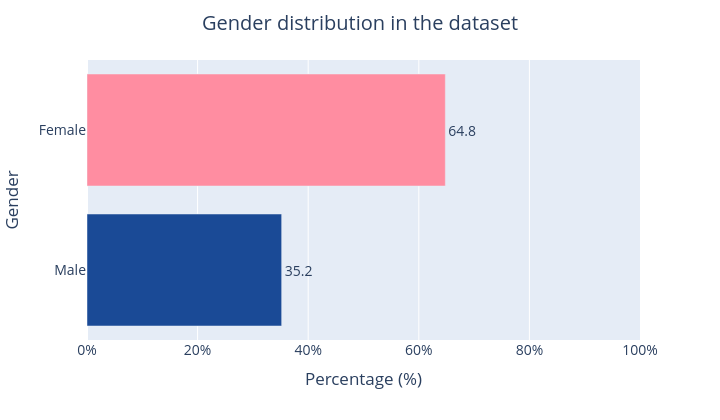

Notebook code for this chart:
### Code cell
percent_count = (data_viz_pd['Gender'].value_counts(normalize=True) * 100).round(1)

df_plot = percent_count.reset_index()
df_plot.columns = ['Gender', 'Percentage (%)']

fig = px.bar(
    df_plot,
    x='Percentage (%)',
    y='Gender',
    orientation='h',
    text='Percentage (%)',
    color='Gender',
    color_discrete_map={
        'Male': '#1A4A96',    # blue
        'Female': '#FF8DA1'  # pink
    }
)

fig.update_traces(
    textposition='outside'
)

fig.update_layout(
    title={
        'text': 'Gender distribution in the dataset',
        'x': 0.5
    },
    xaxis=dict(
        title='Percentage (%)',
        range=[0, 100],
        ticksuffix='%'
    ),
    yaxis_title='Gender',
    height=420,
    width=720,
    showlegend=False,
    font=dict(size=14)
)

save_fig(fig, '08_gender_distribution')
print(data_viz_pd['Gender'].value_counts().to_string())

### Figure 1 — Plotly figure (JSON) as saved in the notebook; plotly's stock layout.template omitted (floating-point values rounded to 4 significant figures)
{"data": [{"hovertemplate": "Gender=%{y}<br>Percentage (%)=%{text}<extra></extra>", "legendgroup": "Female", "marker": {"color": "#FF8DA1", "pattern": {"shape": ""}}, "name": "Female", "orientation": "h", "showlegend": true, "text": [64.8], "textposition": "outside", "type": "bar", "x": [64.8], "xaxis": "x", "y": ["Female"], "yaxis": "y"}, {"hovertemplate": "Gender=%{y}<br>Percentage (%)=%{text}<extra></extra>", "legendgroup": "Male", "marker": {"color": "#1A4A96", "pattern": {"shape": ""}}, "name": "Male", "orientation": "h", "showlegend": true, "text": [35.2], "textposition": "outside", "type": "bar", "x": [35.2], "xaxis": "x", "y": ["Male"], "yaxis": "y"}], "layout": {"barmode": "relative", "font": {"size": 14}, "height": 420, "legend": {"title": {"text": "Gender"}, "tracegroupgap": 0}, "margin": {"t": 60}, "showlegend": false, "title": {"text": "Gender distribution in the dataset", "x": 0.5}, "width": 720, "xaxis": {"anchor": "y", "domain": [0.0, 1.0], "range": [0, 100], "ticksuffix": "%", "title": {"text": "Percentage (%)"}}, "yaxis": {"anchor": "x", "categoryarray": ["Male", "Female"], "categoryorder": "array", "domain": [0.0, 1.0], "title": {"text": "Gender"}}}}
